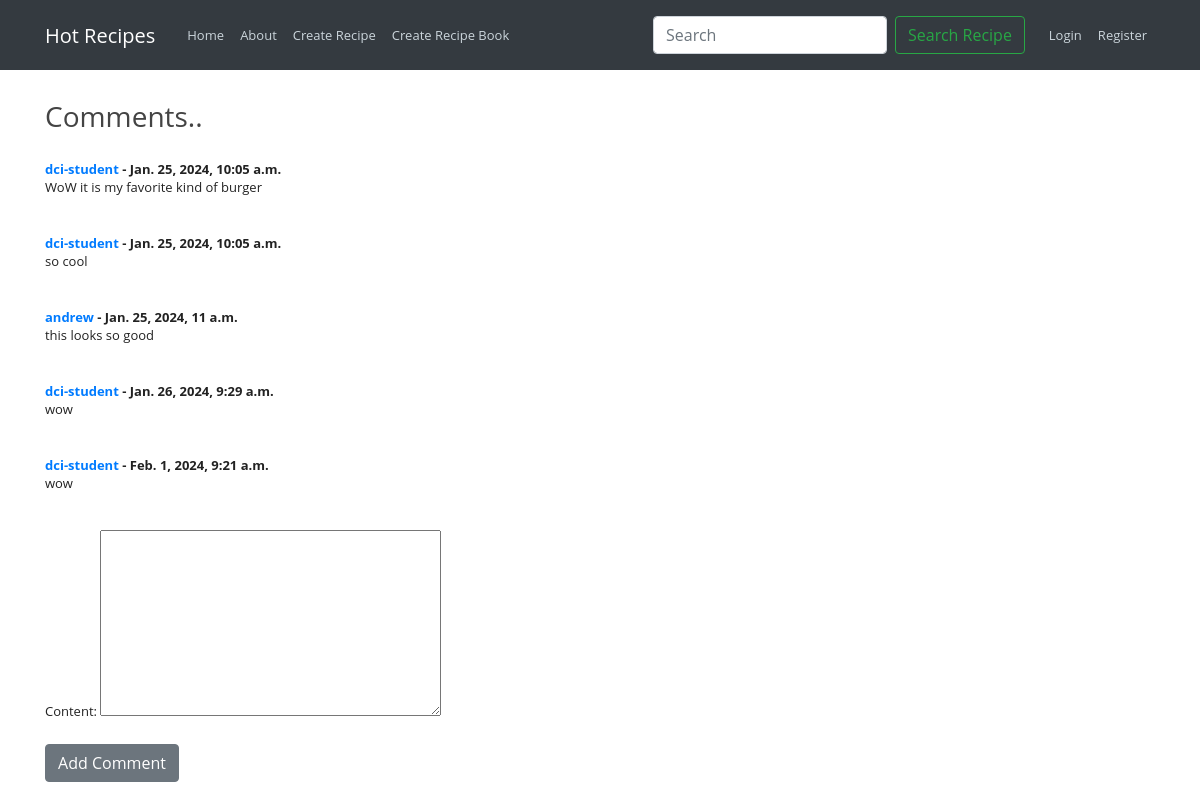
Screenshot of /posts/comment/25/ with the database file from the repository.
### blog/models.py (models this page shows, shortened)
class Comment(models.Model):
    post = models.ForeignKey(Post, related_name='comments', on_delete=models.CASCADE)
    user = models.ForeignKey(User, on_delete=models.CASCADE, default=1)  # Set a default user ID here
    content = models.TextField()
    date_added = models.DateTimeField(auto_now_add=True)

### blog/views.py (the view, shortened to what this page needs)
# urls.py: path("posts/comment/<int:pk>/", CommentCreateView.as_view(), name="add_comment"),
class CommentCreateView(CreateView):
    model = Comment
    form_class = CommentForm
    template_name = 'blog/comment_form.html'  # Update with the correct path
    def get_context_data(self, **kwargs):
        context = super().get_context_data(**kwargs)
        context['post'] = get_object_or_404(Post, pk=self.kwargs['pk'])
        context['comments'] = context['post'].comments.all()
        return context

### blog/forms.py
class CommentForm(forms.ModelForm):
    class Meta:
        model = Comment
        fields = ('content',)

### blog/templates/blog/comment_form.html (shortened to what this page needs)
{% extends "blog/base.html" %}
{% block content %}
  <div class="comment-section">
    <h3> Comments..</h3>
    <br/>
    {% for comment in comments %}
      <div class="comment">
        <strong>
          <a href="{% url 'user_profile' username=comment.user.username %}">{{ comment.user.username }}</a> - {{ comment.date_added }}
        </strong>
        <br/>
        {{ comment.content }}
        <br/>
        <br/>
      </div>
    {% endfor %}
    <div class="comment-form">
      <form method="POST">
        {{ form.as_p }}
        <button class="btn btn-secondary">Add Comment</button>
      </form>
    </div>
  </div>
{% endblock content %}

### blog/static/blog/main.css (style rules this page uses)
body { background: #fff; font: 13px 'Open Sans', sans-serif; color: #222; margin-top: 5rem; }
h1, h2, h3, h4, h5, h6 { color: #444444; }

### blog/templates/blog/comment_form.html (style rules this page uses)
.comment-section { margin-top: 20px; }
.comment { margin-bottom: 20px; }
.comment-form { margin-top: 20px; }

### rows the page displays
Comment: user.username "dci-student", date_added "Jan. 25, 2024, 10:05 a.m.", content "WoW it is my favorite kind of burger"
Comment: user.username "dci-student", date_added "Jan. 25, 2024, 10:05 a.m.", content "so cool"
Comment: user.username "andrew", date_added "Jan. 25, 2024, 11 a.m.", content "this looks so good"
Comment: user.username "dci-student", date_added "Jan. 26, 2024, 9:29 a.m.", content "wow"
Comment: user.username "dci-student", date_added "Feb. 1, 2024, 9:21 a.m.", content "wow"
